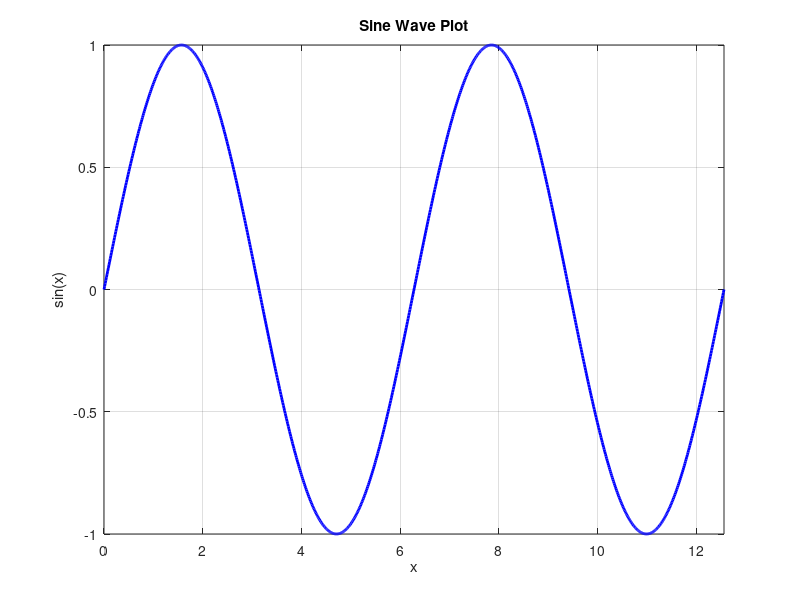

Here is the MATLAB script that generated this plot:
% MATLAB script to plot a sine wave
% Generate x values from 0 to 4π with small increments
x = linspace(0, 4*pi, 1000);

% Calculate y values as sine of x
y = sin(x);

% Create the plot
figure;
plot(x, y, 'b-', 'LineWidth', 2);

% Add labels and title
xlabel('x');
ylabel('sin(x)');
title('Sine Wave Plot');

% Add grid for better visualization
grid on;

% Set axis limits to show the full wave clearly
xlim([0, 4*pi]);

% Display the plot
disp('Sine wave plot created successfully.');
